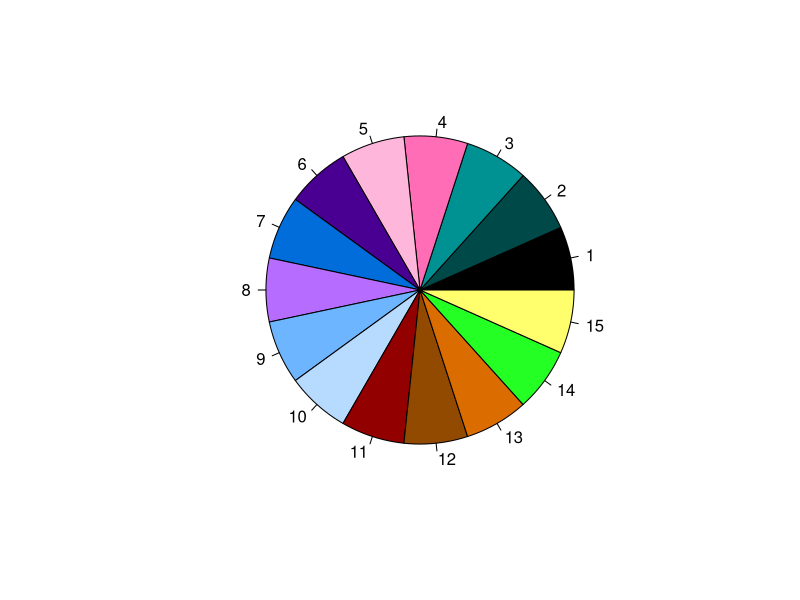

Recreate this plot in R. (Note: this script raises an error after producing the figure.)
#################### setting colors for project #############



# updating after new polariation for ms and mm (separating) and pb and bb (with pb mapped to pb)
niceLabels= data.frame(label=c("brown_bear_ABC","brown_bear_EUR","polar_bear_PB","fin_whale_ENP","fin_whale_GOC","Gorilla_gorilla","humans_AFR","humans_AMR","humans_EAS","humans_EUR","humans_SAS","Mus_musculus_Mmc","Mus_musculus_Mmd","Mus_musculus_Mmm","Mus_spretus_Ms","Pan_paniscus","Pan_troglodytes", "Pongo_abelii","Pongo_pygmaeus","vaquita","wolves","ucla_wolves"),niceLabel=c("brown bear (ABC)","brown bear (EUR)","polar bear","fin whale (ENP)","fin whale (GOC)","gorilla","human (AFR)","human (AMR)","human (EAS)","human (EUR)","human (SAS)","mouse (Mmc)","mouse (Mmd)","mouse (Mmm)", "mouse (Ms)","bonobo","chimpanzee","orangutan (Sumatran)","orangutan (Bornean)","vaquita","wolf (Broad)","wolf (UCLA)"),shortSpeciesLabel=c("brown bear","brown bear","polar bear","fin whale","fin whale","gorilla","human","human","human","human","human","house mouse","house mouse","house mouse","Algerian mouse","bonobo","chimpanzee","S. orangutan","B. orangutan","vaquita",'wolf (Broad)',"wolf (UCLA)"))

#colorList=list("brown bear (ABC)"="chocolate4","brown bear (EUR)"="chocolate4","polar bear"="thistle","fin whale (ENP)"="slateblue","fin whale (GOC)"="slateblue","gorilla"="magenta3","human (AFR)"="darkcyan","human (AMR)"="darkcyan","human (EAS)"="darkcyan","human (EUR)"="darkcyan","human (SAS)"="darkcyan","mouse (Mmc)"="orangered","mouse (Mmd)"="orangered","mouse (Mmm)"="orangered", "mouse (Ms)"="orange2","bonobo"="gold3","chimpanzee"="lightsalmon","orangutan (Sumatran)"="darkgoldenrod2","orangutan (Bornean)"="olivedrab3","vaquita"="cyan3")


#colorList=list("brown bear (ABC)"="darkorchid3","brown bear (EUR)"="darkorchid3","polar bear"="thistle","fin whale (ENP)"="slateblue","fin whale (GOC)"="slateblue","gorilla"="magenta3","human (AFR)"="tomato2","human (AMR)"="tomato2","human (EAS)"="tomato2","human (EUR)"="tomato2","human (SAS)"="tomato2","mouse (Mmc)"="bisque4","mouse (Mmd)"="bisque4","mouse (Mmm)"="bisque4", "mouse (Ms)"="tan3","bonobo"="gold3","chimpanzee"="lightcoral","orangutan (Sumatran)"="deeppink1","orangutan (Bornean)"="palevioletred2","vaquita"="cyan3")


# idea: make apes sunset colors; whales; bears purples; mice browns?

# make a pie chart:
#uniquecolors=unique(unlist(unname(colorList)))
#area <- rep(1,length(uniquecolors))
#pie(area,col=uniquecolors)

#display.brewer.all(colorblindFriendly = TRUE) # thsee are color blind friendly(?)
#n <- 12
#col=brewer.pal(n=n,"Paired")
#area <- rep(1,n)
#pie(area, col = col)

#olorList=list("brown bear (ABC)"=col[12],"brown bear (EUR)"=col[12],"polar bear"="thistle","fin whale (ENP)"=col[2],"fin whale (GOC)"=col[2],"gorilla"=col[11],"human (AFR)"=col[9],"human (AMR)"=col[9],"human (EAS)"=col[9],"human (EUR)"=col[9],"human (SAS)"=col[9],"mouse (Mmc)"=col[4],"mouse (Mmd)"=col[4],"mouse (Mmm)"=col[4], "mouse (Ms)"=col[3],"bonobo"=col[5],"chimpanzee"=col[6],"orangutan (Sumatran)"=col[7],"orangutan (Bornean)"=col[8],"vaquita"=col[1])
 # adding in thistle

#http://mkweb.bcgsc.ca/biovis2012/
#http://mkweb.bcgsc.ca/colorblind/palettes.mhtml#page-container
### 15 color palette : 
col <- c("#000000","#004949","#009292","#ff6db6","#ffb6db",
         "#490092","#006ddb","#b66dff","#6db6ff","#b6dbff",
         "#920000","#924900","#db6d00","#24ff24","#ffff6d")

pie(rep(1,15), col=col)
# yellow is too bright so sub it out :
col <- c("#000000","#004949","#009292","#ff6db6","#ffb6db",
           "#490092","#006ddb","#b66dff","#6db6ff","#b6dbff",
           "#920000","#924900","#db6d00","#24ff24","yellow3")
colorList=list("brown bear (ABC)"=col[12],"brown bear (EUR)"=col[12],"polar bear"=col[2],"fin whale (ENP)"=col[7],"fin whale (GOC)"=col[7],"gorilla"=col[15],"human (AFR)"=col[14],"human (AMR)"=col[14],"human (EAS)"=col[14],"human (EUR)"=col[14],"human (SAS)"=col[14],"mouse (Mmc)"=col[13],"mouse (Mmd)"=col[13],"mouse (Mmm)"=col[13], "mouse (Ms)"=col[3],"bonobo"=col[4],"chimpanzee"=col[5],"orangutan (Sumatran)"=col[8],"orangutan (Bornean)"=col[6],"vaquita"=col[9],"wolf (Broad)"="grey","wolf (UCLA)"="black")

ggplot(niceLabels,aes(y=niceLabel,x="color",color=niceLabel))+
  geom_point(size=5)+
  scale_fill_manual(values=colorList)+
  scale_color_manual(values=colorList)+
  theme_classic()




